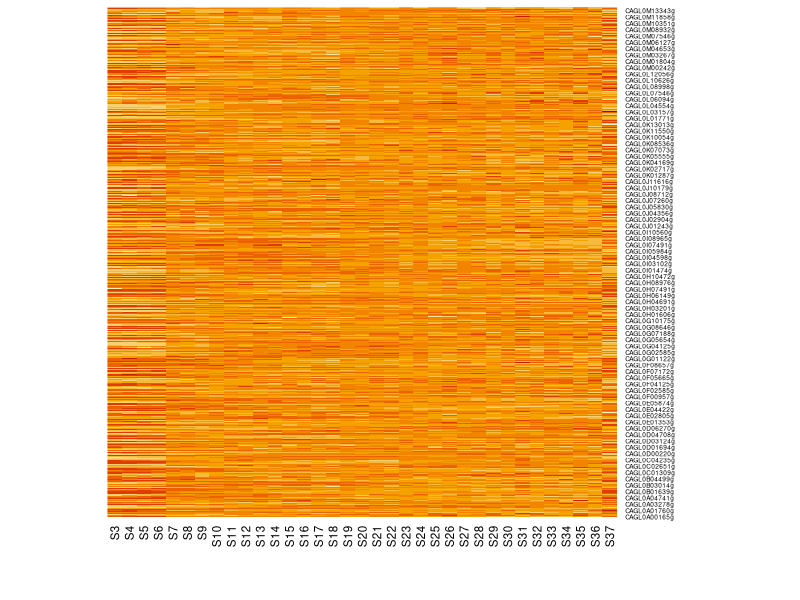

Recreate this plot in R. (Note: this script raises an error after producing the figure.)
## ---- chunk 1
##prelims
setwd("data/")  
orig_normalized_counts<-read.table(file = 'Ex009_normalized_log2_read_counts.tsv', sep = '\t', header = TRUE)
orig_raw_counts<-read.table(file = 'Ex009_reads_per_transcript_filtered_2018-12-02.txt', sep = '\t', header = TRUE)

##subsets the data (removes gene and prime rows)
myvars <- c("S3", "S4", "S5", "S6", "S7", "S8", "S9", "S10", "S11", "S12", "S13", "S14", "S15", "S16", "S17", "S18", "S19", "S20", "S21", "S22", "S23", "S24", "S25", "S26", "S27", "S28", "S29", "S30", "S31", "S32", "S33", "S34", "S35", "S36", "S37")
normalized_counts <- orig_normalized_counts[myvars]

##IMPORANT CODE FOR LATER PROJECTS (sets rownames of normalized_counts as the values in the gene column of orig_normalized_counts)
rownames(normalized_counts) <- orig_normalized_counts$gene

##heatmap
heatmap(as.matrix(normalized_counts), Colv = NA, Rowv = NA)


##only pho4 genes dataset
CglabPHO4WT<-C_glabrataGRP_Phosphate_Genes_7302020
rm(C_glabrataGRP_Phosphate_Genes_7302020)

##formatting and subsetting this new dataset
reduced_normalized_counts<-CglabPHO4WT[myvars]
rownames(reduced_normalized_counts) <- CglabPHO4WT$gene

##heatmap
heatmap(as.matrix(reduced_normalized_counts), Colv = NA, Rowv = NA)

##this is a weird heatmap, and I can't really see any correlations...
